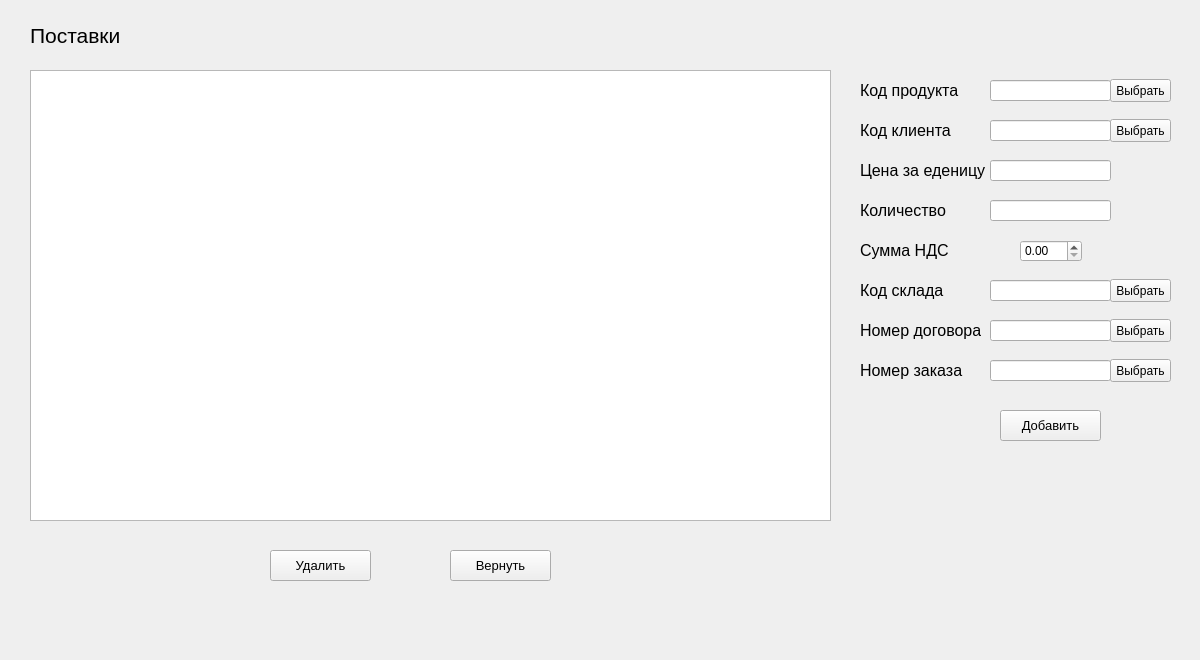
<?xml version="1.0" encoding="UTF-8"?>
<ui version="4.0">
 <class>sales</class>
 <widget class="QWidget" name="sales">
  <property name="geometry">
   <rect>
    <x>0</x>
    <y>0</y>
    <width>1200</width>
    <height>660</height>
   </rect>
  </property>
  <property name="windowTitle">
   <string>Продажи</string>
  </property>
  <widget class="QLabel" name="label_7">
   <property name="geometry">
    <rect>
     <x>860</x>
     <y>360</y>
     <width>111</width>
     <height>21</height>
    </rect>
   </property>
   <property name="font">
    <font>
     <pointsize>12</pointsize>
    </font>
   </property>
   <property name="text">
    <string>Номер заказа</string>
   </property>
  </widget>
  <widget class="QLineEdit" name="lineEdit_4">
   <property name="geometry">
    <rect>
     <x>990</x>
     <y>80</y>
     <width>121</width>
     <height>21</height>
    </rect>
   </property>
  </widget>
  <widget class="QLabel" name="label_3">
   <property name="geometry">
    <rect>
     <x>860</x>
     <y>80</y>
     <width>111</width>
     <height>21</height>
    </rect>
   </property>
   <property name="font">
    <font>
     <pointsize>12</pointsize>
    </font>
   </property>
   <property name="text">
    <string>Код продукта</string>
   </property>
  </widget>
  <widget class="QLineEdit" name="lineEdit_9">
   <property name="geometry">
    <rect>
     <x>990</x>
     <y>280</y>
     <width>121</width>
     <height>21</height>
    </rect>
   </property>
  </widget>
  <widget class="QLabel" name="label_12">
   <property name="geometry">
    <rect>
     <x>860</x>
     <y>320</y>
     <width>121</width>
     <height>21</height>
    </rect>
   </property>
   <property name="font">
    <font>
     <pointsize>12</pointsize>
    </font>
   </property>
   <property name="text">
    <string>Номер договора</string>
   </property>
  </widget>
  <widget class="QTableView" name="tableView">
   <property name="geometry">
    <rect>
     <x>30</x>
     <y>70</y>
     <width>801</width>
     <height>451</height>
    </rect>
   </property>
  </widget>
  <widget class="QLabel" name="label_5">
   <property name="geometry">
    <rect>
     <x>860</x>
     <y>200</y>
     <width>91</width>
     <height>21</height>
    </rect>
   </property>
   <property name="font">
    <font>
     <pointsize>12</pointsize>
    </font>
   </property>
   <property name="text">
    <string>Количество</string>
   </property>
  </widget>
  <widget class="QPushButton" name="pushButton_4">
   <property name="geometry">
    <rect>
     <x>1110</x>
     <y>359</y>
     <width>61</width>
     <height>23</height>
    </rect>
   </property>
   <property name="text">
    <string>Выбрать</string>
   </property>
  </widget>
  <widget class="QLineEdit" name="lineEdit_7">
   <property name="geometry">
    <rect>
     <x>990</x>
     <y>160</y>
     <width>121</width>
     <height>21</height>
    </rect>
   </property>
  </widget>
  <widget class="QLabel" name="label_10">
   <property name="geometry">
    <rect>
     <x>860</x>
     <y>240</y>
     <width>91</width>
     <height>21</height>
    </rect>
   </property>
   <property name="font">
    <font>
     <pointsize>12</pointsize>
    </font>
   </property>
   <property name="text">
    <string>Сумма НДС</string>
   </property>
  </widget>
  <widget class="QPushButton" name="pushButton_1">
   <property name="geometry">
    <rect>
     <x>1110</x>
     <y>279</y>
     <width>61</width>
     <height>23</height>
    </rect>
   </property>
   <property name="text">
    <string>Выбрать</string>
   </property>
  </widget>
  <widget class="QLineEdit" name="lineEdit_5">
   <property name="geometry">
    <rect>
     <x>990</x>
     <y>360</y>
     <width>121</width>
     <height>21</height>
    </rect>
   </property>
  </widget>
  <widget class="QPushButton" name="pushButton_2">
   <property name="geometry">
    <rect>
     <x>1110</x>
     <y>119</y>
     <width>61</width>
     <height>23</height>
    </rect>
   </property>
   <property name="text">
    <string>Выбрать</string>
   </property>
  </widget>
  <widget class="QLabel" name="label_8">
   <property name="geometry">
    <rect>
     <x>860</x>
     <y>120</y>
     <width>131</width>
     <height>21</height>
    </rect>
   </property>
   <property name="font">
    <font>
     <pointsize>12</pointsize>
    </font>
   </property>
   <property name="text">
    <string>Код клиента</string>
   </property>
  </widget>
  <widget class="QPushButton" name="pushButton_3">
   <property name="geometry">
    <rect>
     <x>1110</x>
     <y>319</y>
     <width>61</width>
     <height>23</height>
    </rect>
   </property>
   <property name="text">
    <string>Выбрать</string>
   </property>
  </widget>
  <widget class="QDoubleSpinBox" name="doubleSpinBox">
   <property name="geometry">
    <rect>
     <x>1020</x>
     <y>240</y>
     <width>62</width>
     <height>22</height>
    </rect>
   </property>
   <property name="maximum">
    <double>0.990000000000000</double>
   </property>
   <property name="singleStep">
    <double>0.010000000000000</double>
   </property>
  </widget>
  <widget class="QPushButton" name="pushButton_Del">
   <property name="geometry">
    <rect>
     <x>270</x>
     <y>550</y>
     <width>101</width>
     <height>31</height>
    </rect>
   </property>
   <property name="font">
    <font>
     <pointsize>10</pointsize>
    </font>
   </property>
   <property name="text">
    <string>Удалить</string>
   </property>
  </widget>
  <widget class="QLineEdit" name="lineEdit_2">
   <property name="geometry">
    <rect>
     <x>990</x>
     <y>200</y>
     <width>121</width>
     <height>21</height>
    </rect>
   </property>
  </widget>
  <widget class="QLabel" name="label_11">
   <property name="geometry">
    <rect>
     <x>860</x>
     <y>280</y>
     <width>111</width>
     <height>21</height>
    </rect>
   </property>
   <property name="font">
    <font>
     <pointsize>12</pointsize>
    </font>
   </property>
   <property name="text">
    <string>Код склада</string>
   </property>
  </widget>
  <widget class="QPushButton" name="pushButton_Ret">
   <property name="geometry">
    <rect>
     <x>450</x>
     <y>550</y>
     <width>101</width>
     <height>31</height>
    </rect>
   </property>
   <property name="font">
    <font>
     <pointsize>10</pointsize>
    </font>
   </property>
   <property name="text">
    <string>Вернуть</string>
   </property>
  </widget>
  <widget class="QLabel" name="label_9">
   <property name="geometry">
    <rect>
     <x>860</x>
     <y>160</y>
     <width>131</width>
     <height>21</height>
    </rect>
   </property>
   <property name="font">
    <font>
     <pointsize>12</pointsize>
    </font>
   </property>
   <property name="text">
    <string>Цена за еденицу</string>
   </property>
  </widget>
  <widget class="QLineEdit" name="lineEdit_10">
   <property name="geometry">
    <rect>
     <x>990</x>
     <y>320</y>
     <width>121</width>
     <height>21</height>
    </rect>
   </property>
   <property name="text">
    <string/>
   </property>
  </widget>
  <widget class="QLineEdit" name="lineEdit_6">
   <property name="geometry">
    <rect>
     <x>990</x>
     <y>120</y>
     <width>121</width>
     <height>21</height>
    </rect>
   </property>
  </widget>
  <widget class="QPushButton" name="pushButton_Add">
   <property name="geometry">
    <rect>
     <x>1000</x>
     <y>410</y>
     <width>101</width>
     <height>31</height>
    </rect>
   </property>
   <property name="font">
    <font>
     <pointsize>10</pointsize>
    </font>
   </property>
   <property name="text">
    <string>Добавить</string>
   </property>
  </widget>
  <widget class="QLabel" name="label_4">
   <property name="geometry">
    <rect>
     <x>30</x>
     <y>20</y>
     <width>131</width>
     <height>31</height>
    </rect>
   </property>
   <property name="font">
    <font>
     <pointsize>16</pointsize>
    </font>
   </property>
   <property name="text">
    <string>Поставки</string>
   </property>
  </widget>
  <widget class="QPushButton" name="pushButton">
   <property name="geometry">
    <rect>
     <x>1110</x>
     <y>79</y>
     <width>61</width>
     <height>23</height>
    </rect>
   </property>
   <property name="text">
    <string>Выбрать</string>
   </property>
  </widget>
 </widget>
 <resources/>
 <connections/>
</ui>
